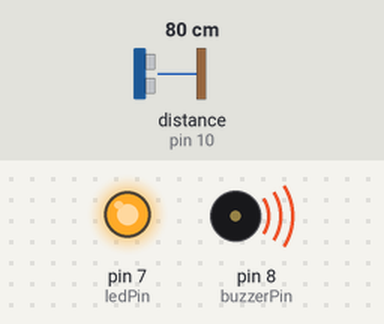
Bench run of a sketch on a simulated Arduino Uno, built with avr-gcc and run on an emulated ATmega328P. On the bench: output pins drawn as LEDs (lit = HIGH), buzzer (waves = sounding, pin HIGH). Wiring (inferred from the names in the program): ultrasonic range finder: trigger pin 9; echo pin 10. The inputs (shaded band) are chosen by the test bench; at power-on: distance to the obstacle (sensor on pin 10) 80 cm. The echo pulse lasts 58.3 µs per cm; pins used as bus, display or sensor lines are not drawn; what the sketch prints to the serial monitor is not drawn.

Above: at 0.3 s.
Timing chart, 0 to 1.8 s (numbered marks = the images above):
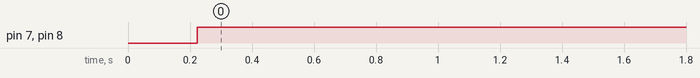

Measured:
- by itself, pin 7 (ledPin), pin 8 (buzzerPin): LOW → HIGH at 0.22 s

The sketch:

index.ino
```cpp
// ================================================
// Simulador Básico de Nível de Água
// Este é o primeiro estágio do projeto, focado apenas na simulação
// da medição de nível de água usando um sensor ultrassônico
// Link para simulador:
// https://www.tinkercad.com/things/8Rkj0baa5Ob/editel?sharecode=5CnylevofOCObB0QpEy4gNQz9WdM8xPbh2icTz0exec
// Objetivo: Demonstrar o funcionamento básico da medição de nível
// ================================================

// Definição dos pinos do sensor ultrassônico
const int trigPin = 9;  // Pino de disparo do sensor
const int echoPin = 10; // Pino de recebimento do eco

// Definição dos pinos de alerta
const int buzzerPin = 8; // Buzzer para alerta sonoro
const int ledPin = 7;    // LED para alerta visual

// Configurações do sistema
const float limiteDistancia =
    30.0; // Distância limite para ativar alerta (em cm)
const float FATOR_CONVERSAO_CM =
    0.034; // Fator para converter tempo em distância

// Variáveis para medição
long duracao;    // Duração do eco em microsegundos
float distancia; // Distância calculada em centímetros

// ================================================
// Configuração inicial do sistema
// ================================================
void setup() {
  // Configuração dos pinos
  pinMode(trigPin, OUTPUT);   // Pino de disparo como saída
  pinMode(echoPin, INPUT);    // Pino de eco como entrada
  pinMode(buzzerPin, OUTPUT); // Buzzer como saída
  pinMode(ledPin, OUTPUT);    // LED como saída

  // Inicialização da comunicação serial
  Serial.begin(9600);
  Serial.println("================================================");
  Serial.println("Simulador Básico de Nível de Água");
  Serial.println("================================================");
  Serial.print("Status: Inicializado.\n");
  Serial.print("Limite para alerta (distancia > X cm): ");
  Serial.print(limiteDistancia);
  Serial.println(" cm");
  Serial.println("------------------------------------------------");
}

// ================================================
// Loop principal do programa
// ================================================
void loop() {
  // Envio do pulso ultrassônico
  digitalWrite(trigPin, LOW);
  delayMicroseconds(2);
  digitalWrite(trigPin, HIGH);
  delayMicroseconds(10);
  digitalWrite(trigPin, LOW);

  // Medição do tempo de eco
  duracao = pulseIn(echoPin, HIGH);

  // Cálculo da distância
  distancia = duracao * FATOR_CONVERSAO_CM / 2;

  // Exibição das informações no monitor serial
  Serial.print("Distancia: ");
  Serial.print(distancia);
  Serial.println(" cm");

  // Verificação do nível de água e ativação dos alertas
  if (distancia > 0 && distancia > limiteDistancia) {
    // Nível alto detectado - ativa alertas
    digitalWrite(buzzerPin, HIGH); // Ativa buzzer
    digitalWrite(ledPin, HIGH);    // Ativa LED
  } else {
    // Nível normal - desativa alertas
    digitalWrite(buzzerPin, LOW); // Desativa buzzer
    digitalWrite(ledPin, LOW);    // Desativa LED
  }

  delay(500); // Aguarda 500ms antes da próxima medição
}
```
